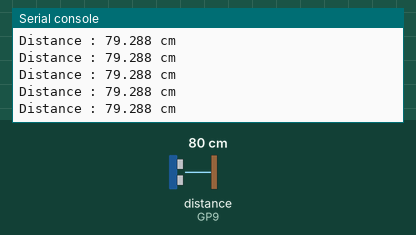
A program run on a simulated Raspberry Pi Pico running MicroPython. Shown: the last lines printed to the serial console. The test bench sets the inputs (shaded band); at power-on: distance to the obstacle (sensor on GP9) 80 cm. The echo pulse lasts 58.3 µs per cm.

Above: at 1.2 s.
1.3 s: distance to the obstacle (sensor on GP9) set to 2 cm
At 1.35 s:
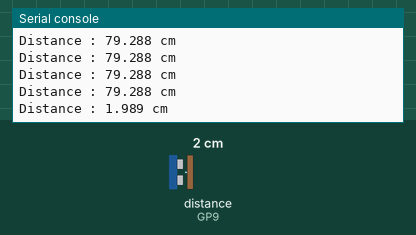
2.8 s: distance to the obstacle (sensor on GP9) set to 4 cm
At 2.82 s:
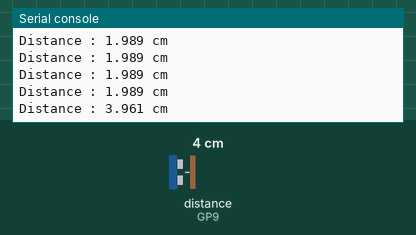
Timing chart, 0 to 5.8 s (numbered marks = the images above; inputs shaded):
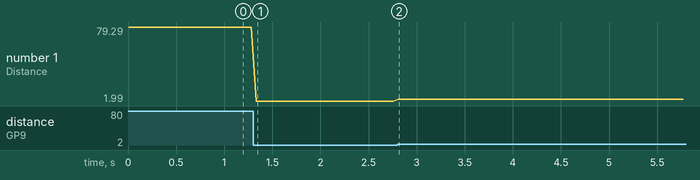

The program:

senzor.py
```python
from machine import Pin, time_pulse_us
import time

SOUND_SPEED=340 # Vitesse du son dans l'air
TRIG_PULSE_DURATION_US=10

trig_pin = Pin(10, Pin.OUT) # Broche GP15 de la Pico
echo_pin = Pin(9, Pin.IN)  # Broche GP14 de la Pico

while True:
    # Prepare le signal
    trig_pin.value(0)
    time.sleep_us(5)
    # Créer une impulsion de 10 µs
    trig_pin.value(1)
    time.sleep_us(TRIG_PULSE_DURATION_US)
    trig_pin.value(0)

    ultrason_duration = time_pulse_us(echo_pin, 1, 30000) # Renvoie le temps de propagation de l'onde (en µs)
    distance_cm = SOUND_SPEED * ultrason_duration / 20000

    print(f"Distance : {distance_cm} cm")
    time.sleep_ms(50)
```

Measured:
- after the input at 1.3 s, the serial console: prints a new line at once (image 1)
- after the input at 2.8 s, the serial console: prints a new line at once (image 2)
- plotted number 1: 79.29 → 1.99 after the input at 1.3 s, 1.99 → 3.96 after the input at 2.8 s
